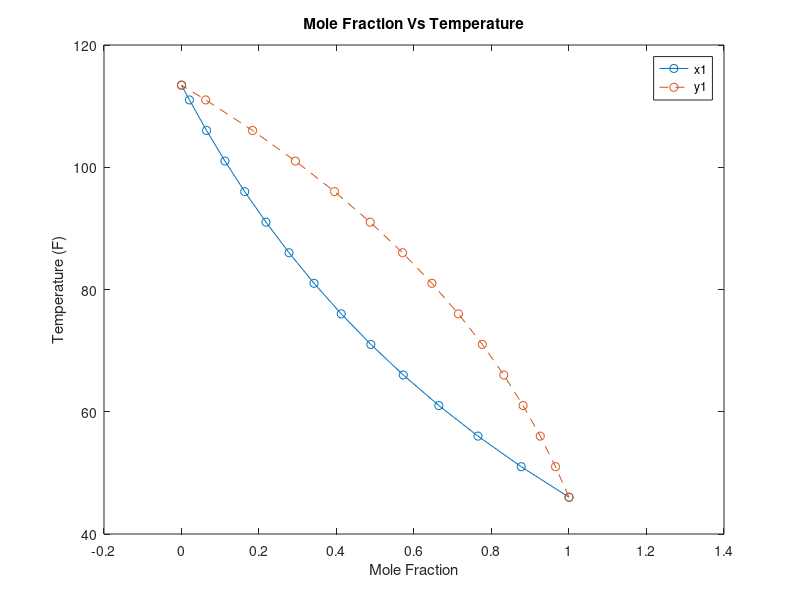

Write the MATLAB code that produced this figure.
% Question 1
P1vapb = [31.212, 43.913];
P1vapp = [8.5611, 12.866];
LvRB = log(31.212/43.913)/(1/529.67 - 1/549.67);
LvRP = log(8.5611/12.866)/(1/529.67 - 1/549.67);
T_range = [(1/529.67 + (log(20/31.212)/LvRB))^-1, (1/529.67 + (log(20/8.5611)/LvRP))^-1];

T = T_range(1):5:T_range(2);
T = [T T_range(2)];

P2vapb = 31.212./exp(LvRB*(1/529.67 - 1./T));
P2vapp = 8.5611./exp(LvRP*(1/529.67 - 1./T));
x1 = (20 - P2vapp)./(P2vapb - P2vapp);
y1 = x1.*P2vapb/20;

T = T - 459.67;

plot(x1, T, 'o-');
hold on
plot(y1, T, 'o--');
title('Mole Fraction Vs Temperature')
xlabel('Mole Fraction')
ylabel('Temperature (F)')
legend('x1', 'y1')